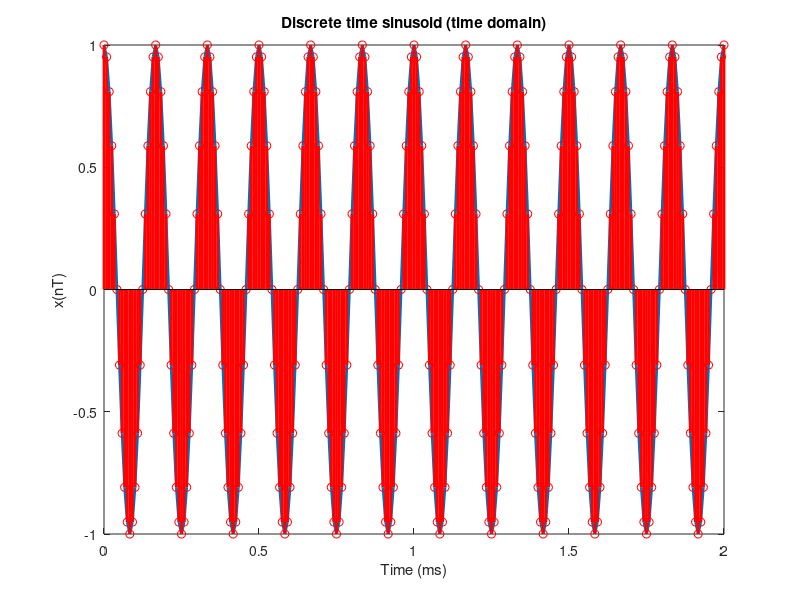
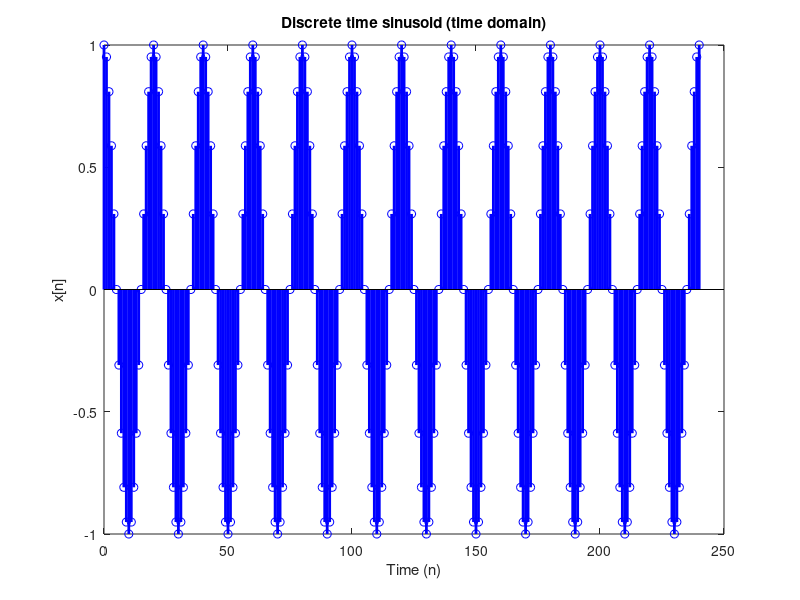
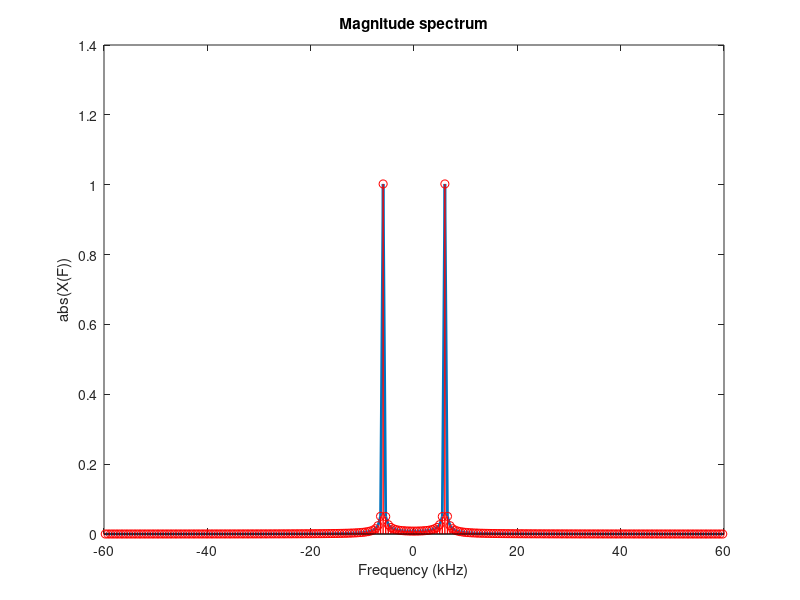
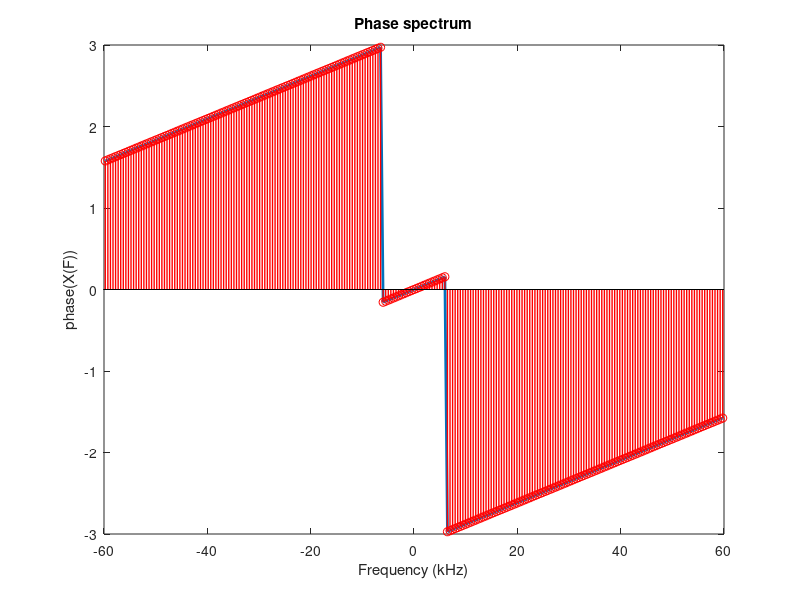

Write the MATLAB code that produced these figures, in order.
%
%   Computer HW3:  Experiencing your first Fourier analysis and filter design using a computer
%	sample codes (Matlab script - Example of CTFT and ICTFT implementation)
%					
%                                   Edited by Meng-Lin Li, 05/02/2019
%									Revised by Meng-Lin Li, 05/07/2020
%									Revised by Meng-Lin Li, 05/06/2021
%									Dept. of Electrical Engineering,
%									National Tsing Hua University, Taiwan
%

%% ---------- Part 1 ----------
%% ---------- Generate sampled cosine/discrete-time sinusoid ----------
F0 = 6; % in kHz
Fs = 120; % sampling rate/sampling frequency, in kHz or ksamples/sec
T = 1/Fs;  % time resolution, i.e., sampling interval in time domain, in ms
total_time = 2; % in ms

% !!! Sampling in time 
t_axis = (0:T:total_time);  % time axis
x = cos(2*pi*F0*t_axis);  % sampled cosine/discrete time sinusoid ,time domain
Npoint = length(x);   % number of points in sampled cosine

figure
plot(t_axis, x,'linewidth',2);
hold
stem(t_axis, x,'r','linewidth',2);
xlabel('Time (ms)');
ylabel('x(nT)');
title('Discrete time sinusoid (time domain)');

figure
stem(0:1:Npoint-1, x,'b', 'linewidth', 2);
xlabel('Time (n)')
ylabel('x[n]');
title('Discrete time sinusoid (time domain)')

%% ---------- Fourier transform - Analysis ----------
% !!! Sampling in frequency
dF = Fs/Npoint; % frequency resolution, i.e., sampling interval in frequency domain
%f_axis = (0:1:(Npoint-1))*dF;   % frequency axis (from 0 to Fs or equivalently from 0 to 2*pi for normalized angular frequency)
%f_axis = ((1:1:Npoint)-(Npoint+1)/2)*dF; % frequency axis in kHz (from -Fs/2 to Fs/2 or equivalently from -pi to +pi for normalized angular frequency)
f_axis = ((1:1:Npoint)-(Npoint+1)/2)*dF; % frequency axis in kHz (from -Fs/2 to Fs/2 or equivalently from -pi to +pi for normalized angular frequency)
X = zeros(1,length(f_axis)); % spectrum

% implementatoin of X(Fk) = summation x(nT)*exp(-j*2*pi*Fk*(nT))*T 
for iFreq = 1:length(f_axis),
    iFreq
   for iTime = 1:length(t_axis),
       X(iFreq) = X(iFreq) + x(iTime)*exp(-sqrt(-1)*2*pi*f_axis(iFreq)*t_axis(iTime))*T; % what if t_axis is not starting from time = 0?
   end
end    

%% Part 1 (c)
% !!! You can compare the result with that from MATLAB fft()
%X = fft(x); % spectrum of sampled cosine, frequency domain, complex; Any difference from the spectrum X obtained by our own CTFT codes?
%f_axis_forFFT = ???; %frequency axis for fft(x), from 0 to Fs or equivalently from 0 to 2*pi for normalized angular frequency
                      % with the help of MATLAB fftshift(), frequency axis will become from -Fs/2 to Fs/2
 
mag_X = abs(X);   % magnitude
pha_X = angle(X); % phase

figure
plot(f_axis, mag_X,'linewidth',2);
hold
stem(f_axis, mag_X, 'r', 'linewidth',1)
xlabel('Frequency (kHz)');
ylabel('abs(X(F))')
title('Magnitude spectrum')

figure
plot(f_axis, pha_X,'linewidth',2);
hold
stem(f_axis, pha_X, 'r', 'linewidth',1)
xlabel('Frequency (kHz)');
ylabel('phase(X(F))')
title('Phase spectrum')

% figure
% subplot(2,1,1)
% plot(t_axis, x,'linewidth',2);
% hold
% stem(t_axis, x,'r','linewidth',2);
% axis([0.2 0.8 -1 1]);   % to zoom in
% set(gca,'fontsize',14);
% set(gca,'linewidth',2);
% set(gca,'box','off');
% xlabel('Time (ms)');
% title('Sampled cosine (time domain): x(nT)');
% legend('Original cosine','Sampled cosine','0');	
% legend('boxoff')
% 
% subplot(2,1,2)
% plot(f_axis, mag_X,'linewidth',2);
% set(gca,'fontsize',14);
% set(gca,'linewidth',2);
% set(gca,'box','off');
% xlabel('Frequency (kHz)');
% title('Magnitude spectrum (frequency domain)')
% shg


%% ---------- Inverse Fourier transform - Synthesis (For your information if you're interested) ----------
xx = zeros(1, length(t_axis));
for iTime = 1:length(t_axis),
	iTime
	for iFreq = 1:length(f_axis),
		xx(iTime) = xx(iTime) + X(iFreq)*exp(sqrt(-1)*2*pi*f_axis(iFreq)*t_axis(iTime))*dF;
	end
end
% --- Mean Squared Errors ---
MSE = sum(abs(xx-x).^2)

figure
subplot(2,1,1)
plot(t_axis, x, 'r', 'linewidth',2);
hold
plot(t_axis, real(xx), 'k-.', 'linewidth',2); % imag(xx) should be close to 0
axis([0.2 0.8 -1 1]);   % to zoom in
set(gca,'fontsize',14);
set(gca,'linewidth',2);
set(gca,'box','off');
xlabel('Time (ms)');
legend('Original cosine','Synthesized cosine','0');	% new !!!!!
legend('boxoff')

subplot(2,1,2)
plot(t_axis, abs(xx-x), 'linewidth',2);
xlabel('Time (ms)');
title('Trashogram');
set(gca,'fontsize',14);
set(gca,'linewidth',2);

%% ---------- Part 2 ---------- 
%% (a) 
% Fourier analysis over the given ECG signal
load ECG % PPG: PPG signal, Fs: sampling rate in Hz

figure
plot((0:length(ECG)-1)/Fs, ECG);
xlabel('Time (in sec.)')
ylabel('Amplitude (in mV)');
title('ECG signal')

%% (b) 
% Tell the difference between Fourier analysis over (1) one single-cycle ECG wavelet (i.e., one heart-beat cycle) and (2) the whole given ECG signal

%% (c)
% From the Fourier analysis of the given ECG signal, can you figure out the heart rate?

%% (d)
% power line noise-reduction filter design

%% (e)
% magnitude response of the comb reverberator 









